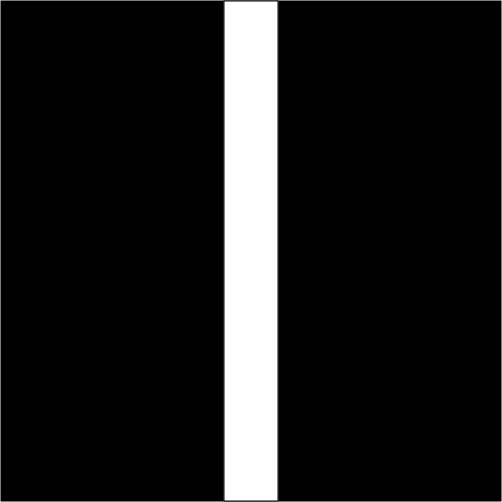
#> input picture Keenan/Centroid Approaches/whiteLine.jpg, 502 x 502 px, given in place of the camera
$ python Webcam_centroid_approach.py   (older library calls are emulated)
#> lines starting #> are read from the running program, lines starting #| are printed output that depends on the picture; after the words box and inside, x2 and y2 are one past the last pixel; in counts of white or black regions, pixels touching at a corner belong together
### Keenan/MyImageFunctions.py
import numpy as np
import cv2

def splitImageRows(image, numRows):
    # Find length and height of input image
    shape = image.shape
    height = shape[0]
    rowHeight = round(height / numRows)
    # Create imRows list and start a counter for y position
    imRows = []
    ycount = 0
    # Iterate through each row and append each new row image to imRows list
    for i in range(0, numRows ):
        imRows.append(image[ycount: ycount + rowHeight, :])
        ycount += rowHeight
    return imRows

def threshErode(image):
    gray = cv2.cvtColor(image, cv2.COLOR_BGR2GRAY)
    ret, thresh = cv2.threshold(gray, 127, 255, cv2.THRESH_BINARY)

    kernel = cv2.getStructuringElement(cv2.MORPH_ELLIPSE, (9, 9))
    eroded = cv2.erode(thresh, kernel)
    return eroded

# [9 lines left out: function adaptiveThreshErode, not called in this run]

# initializer for using webcam : not sure if this will work since cap may only be defined within this script.
def startWebcam(self):
    cap = cv2.VideoCapture(0)
    cv2.namedWindow('frame')

# converts each border pixel to white
# TODO: Check if this works to close features for feature detection
# [11 lines left out: function whiteBorderGreyIm, not called in this run]

# Finds x centroid of input image. Input image should be a binary thresholded image. Recomended to erode the thresholded image
# If no contours can be found, then centroid returns as -1
def findCentroid(threshIm):
    im2, contours, hierarchy = cv2.findContours(threshIm, 1, 2)

    # If contours is not empty
    if contours:

        M = cv2.moments(contours[0])

        #checks for error in Moment feedback.
        if M['m00'] != 0:
            cx = int(M['m10'] / M['m00'])
            return cx

        else:
            return -1

    else:
        return -1

def imToCentroidArray(image, numRows):
    threshedEroded = threshErode(image)
    # split into rows
    rows = splitImageRows(threshedEroded, numRows)

    # centroid array contains the centroid of each row. From top row to bottom row.
    centroidArr = []
    for i in range(0, len(rows)):
        xCentroid = findCentroid(rows[i])
        centroidArr.append(xCentroid)

    return centroidArr


def showRows(image, numRows):
    # Find length and height of input image
    Imshape = image.shape
    height = Imshape[0]
    rowHeight = round(height / numRows)
    # Iterate through each row and draw line at each rowDivision
    for i in range(0, numRows):
        image[rowHeight*i, :] = [0, 255, 0]

def showCentroids(image, numRows, centroidArr):
    # Find length and height of input image
    shape = image.shape
    height = shape[0]
    rowHeight = round(height / numRows)
    # Iterate through each row and draw line at each rowDivision
    for i in range(0, numRows ):
        y = rowHeight*i + round((rowHeight / 2))
        x = centroidArr[i]
        cv2.circle(image, (x,y), 10, [0, 255, 0], -1)

# [9 lines left out: function centroidToError, not called in this run]

### Keenan/Centroid Approaches/Webcam_centroid_approach.py
import numpy as np
import cv2
import Keenan.MyImageFunctions as myimfun

#Start webcam capture
cap = cv2.VideoCapture(0)
cv2.namedWindow('frame')

while(True):
    # get current frame frmo video capture
    ret1, currFrame = cap.read()
#> currFrame is the input picture: shape (502, 502, 3); min 0, max 255, mean 28.7
    # first greyscale, then threhold and erode the image
    numRows = 6
    centroidArr = myimfun.imToCentroidArray(currFrame, numRows)
#> in threshErode, `ret, thresh = cv2.threshold(gray, 127, 255, cv2.THRESH_BINARY)`:
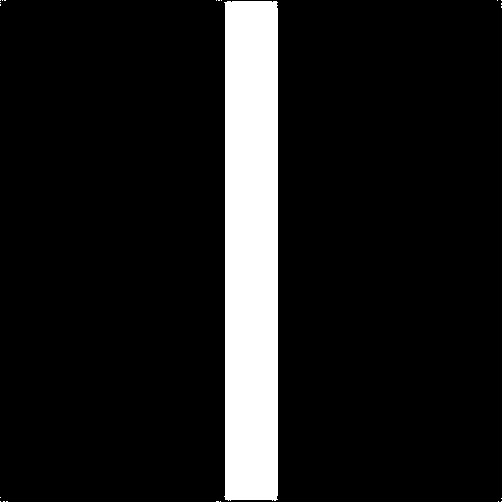
#> thresh: shape (502, 502); 10.5% white; 22 white regions (21 under 20 px), largest, box (x1, y1, x2, y2) and area: (224, 1, 278, 501) 26442
#> in threshErode, `eroded = cv2.erode(thresh, kernel)`:
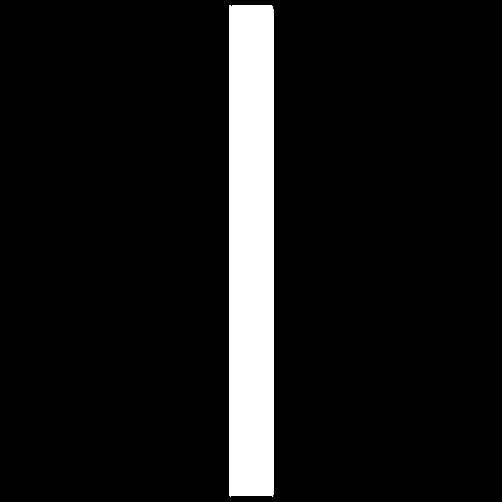
#> eroded: shape (502, 502); 8.8% white; 1 white region, box (x1, y1, x2, y2) and area: (229, 5, 274, 497) 22090
#> after the loop in splitImageRows, `for i in range(0, numRows ):`: imRows = 6 items; ycount = 504
#> in imToCentroidArray, `rows = splitImageRows(threshedEroded, numRows)`: rows = 6 items
#> the loop in imToCentroidArray, `for i in range(0, len(rows)):` made 6 passes
#> (cx in findCentroid, xCentroid) on passes 1 to 6: (250, 250), (251, 251), (251, 251), (251, 251), (251, 251), (250, 250)
#> pass 1, in findCentroid, `im2, contours, hierarchy = cv2.findContours(threshIm, 1, 2)`:
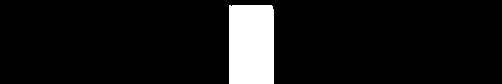
#> im2: shape (84, 502); 8.4% white; 1 white region, box (x1, y1, x2, y2) and area: (229, 5, 274, 84) 3549
#> pass 2, in findCentroid (call 2), `im2, contours, hierarchy = cv2.findContours(threshIm, 1, 2)`:
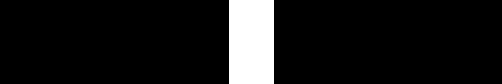
#> im2: shape (84, 502); 9% white; 1 white region, box (x1, y1, x2, y2) and area: (229, 0, 274, 84) 3780
#> after the loop in imToCentroidArray, `for i in range(0, len(rows)):`: centroidArr = [250, 251, 251, 251, 251, 250]
#> centroidArr = [250, 251, 251, 251, 251, 250]

    myimfun.showRows(currFrame, numRows)
#> after the loop in showRows, `for i in range(0, numRows):`:
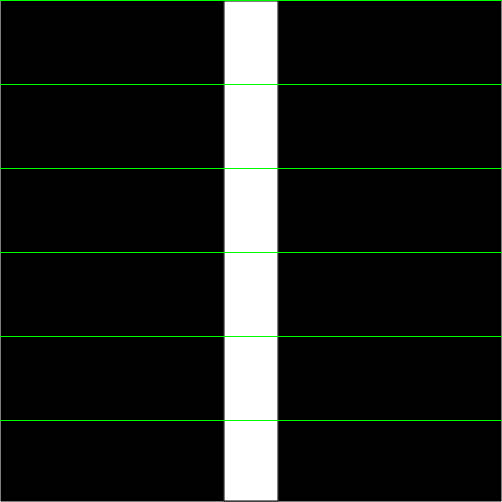
#> image: shape (502, 502, 3); 1.2% of pixels changed, all inside (x1, y1, x2, y2) = (0, 0, 502, 421)
    myimfun.showCentroids(currFrame, numRows, centroidArr)
#> the loop in showCentroids, `for i in range(0, numRows ):` made 6 passes
#> x on passes 1 to 6: 250, 251, 251, 251, 251, 250
#> after the loop in showCentroids, `for i in range(0, numRows ):`:
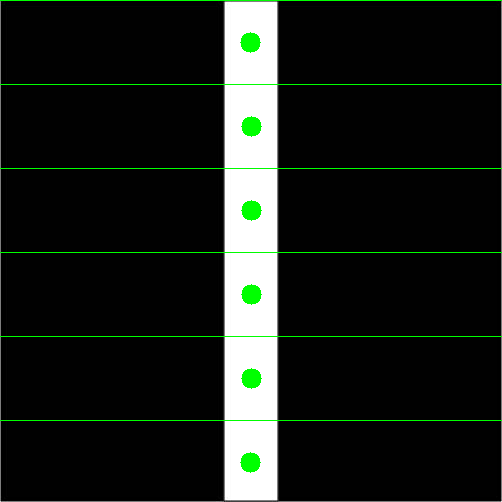
#> image: shape (502, 502, 3); 0.75% of pixels changed, all inside (x1, y1, x2, y2) = (240, 32, 262, 473)

    cv2.imshow('frame', currFrame)
    cv2.waitKey(0)

    """ converts image back to color and draws found contours
    color = cv2.cvtColor(bottomRow, cv2.COLOR_GRAY2BGR)
    cv2.drawContours(color, contours[0], -1, (0, 255, 0), 3)
    cv2.imshow('frame', color) """

$ run again, on Keenan/Centroid Approaches/turn1.png
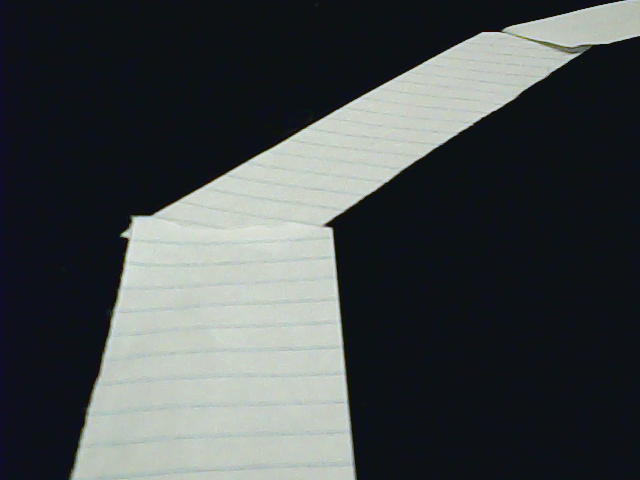
#> input picture Keenan/Centroid Approaches/turn1.png, 640 x 480 px, given in place of the camera
#> currFrame is the input picture: shape (480, 640, 3); mean B, G, R 76.3, 75.5, 69.9
#> in threshErode, `ret, thresh = cv2.threshold(gray, 127, 255, cv2.THRESH_BINARY)`:
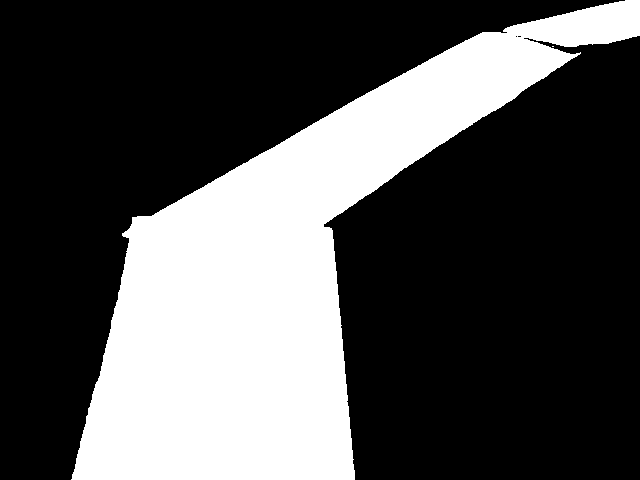
#> thresh: shape (480, 640); 31% white; 2 white regions (1 under 20 px), largest, box (x1, y1, x2, y2) and area: (71, 0, 640, 480) 95239
#> eroded: shape (480, 640); 28.9% white; 1 white region, box (x1, y1, x2, y2) and area: (76, 0, 640, 480) 88774
#> after the loop in splitImageRows, `for i in range(0, numRows ):`: imRows = 6 items; ycount = 480
#> rows = 6 items
#> the loop in imToCentroidArray, `for i in range(0, len(rows)):` made 6 passes
#> (cx in findCentroid, xCentroid) on passes 1 to 6: (529, 529), (398, 398), (268, 268), (228, 228), (222, 222), (215, 215)
#> after the loop in imToCentroidArray, `for i in range(0, len(rows)):`: centroidArr = [529, 398, 268, 228, 222, 215]
#> the loop in showCentroids, `for i in range(0, numRows ):` made 6 passes
#> x on passes 1 to 6: 529, 398, 268, 228, 222, 215
#> after the loop in showCentroids, `for i in range(0, numRows ):`:
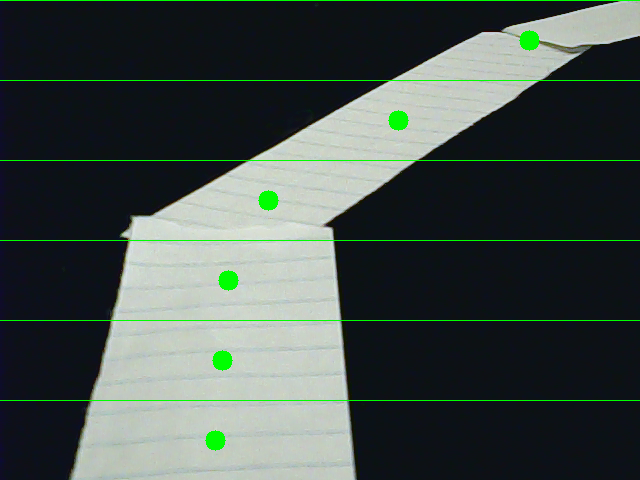
#> image: shape (480, 640, 3); mean B, G, R 74.2, 78.2, 67.9
